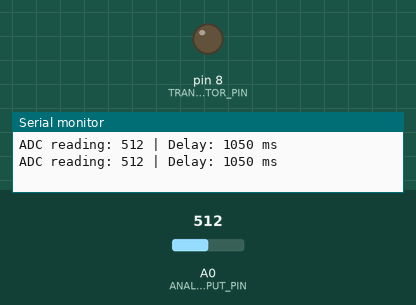
This program was run on a simulated Arduino Uno, built with avr-gcc and run on an emulated ATmega328P. On the bench: output pins drawn as LEDs (lit = HIGH), the last lines printed to the serial monitor. Dashed ring = blinking. Inputs (shaded band) come from the test bench; at power-on: A0 (ANALOG_INPUT_PIN) = 512.

Above: at 1.8 s.
1.9 s: A0 (ANALOG_INPUT_PIN) set to 122
At 2.26 s:
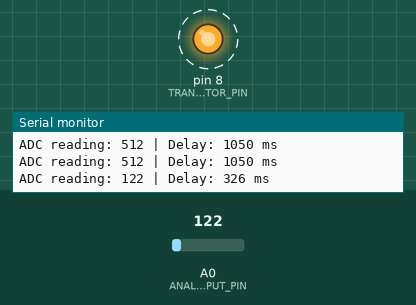
5.4 s: A0 (ANALOG_INPUT_PIN) set to 0
At 5.84 s:
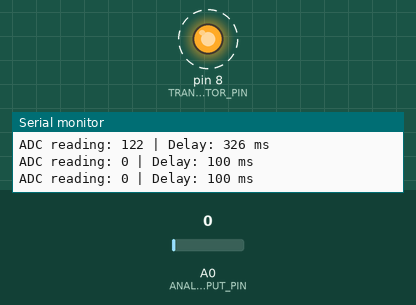
Timing chart, 0 to 14.9 s (numbered marks = the images above; inputs shaded):
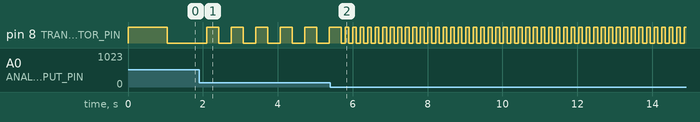

The program:

main.cpp
```cpp
#include <Arduino.h>

// The digital pin that controls the transistor base.
const int TRANSISTOR_PIN = 8;

// The analog pin that reads the adjustable voltage.
const int ANALOG_INPUT_PIN = A0;

// The smallest and largest values produced by the Uno's 10-bit ADC.
const int ADC_MIN = 0;
const int ADC_MAX = 1023;

// The fastest and slowest delay values, in milliseconds.
const unsigned long DELAY_MIN_MS = 100;
const unsigned long DELAY_MAX_MS = 2000;

void setup() {
	// Tell the Arduino to use pin 8 as an output.
	pinMode(TRANSISTOR_PIN, OUTPUT);

	// Start the serial monitor connection at 9,600 bits per second.
	Serial.begin(9600);
}

void loop() {
	// Read the voltage on A0 as a number from 0 through 1023.
	int adcReading = analogRead(ANALOG_INPUT_PIN);
	// Map that ADC reading to a delay from 100 through 2,000 milliseconds.
	unsigned long stateDelayMs = map(adcReading, ADC_MIN, ADC_MAX, DELAY_MIN_MS, DELAY_MAX_MS);
	Serial.print("ADC reading: ");
	Serial.print(adcReading);
	Serial.print(" | Delay: ");
	Serial.print(stateDelayMs);
	Serial.println(" ms");

	// Turn the transistor ON by setting the pin HIGH (about 5 V).
	digitalWrite(TRANSISTOR_PIN, HIGH);
	delay(stateDelayMs);

	// Read and map A0 again so the next interval uses the latest knob position.
	adcReading = analogRead(ANALOG_INPUT_PIN);
	stateDelayMs = map(adcReading, ADC_MIN, ADC_MAX, DELAY_MIN_MS, DELAY_MAX_MS);
	Serial.print("ADC reading: ");
	Serial.print(adcReading);
	Serial.print(" | Delay: ");
	Serial.print(stateDelayMs);
	Serial.println(" ms");

	// Turn the transistor OFF by setting the pin LOW (0 V).
	digitalWrite(TRANSISTOR_PIN, LOW);
	delay(stateDelayMs);
}
```

Measured:
- after the input at 1.9 s, pin 8 (TRANSISTOR_PIN): alternates HIGH for 0.33 s and LOW for 0.33 s, starting after 0.53 s
- after the input at 5.4 s, pin 8 (TRANSISTOR_PIN): alternates HIGH for 0.10 s and LOW for 0.10 s, starting after 0.40 s
